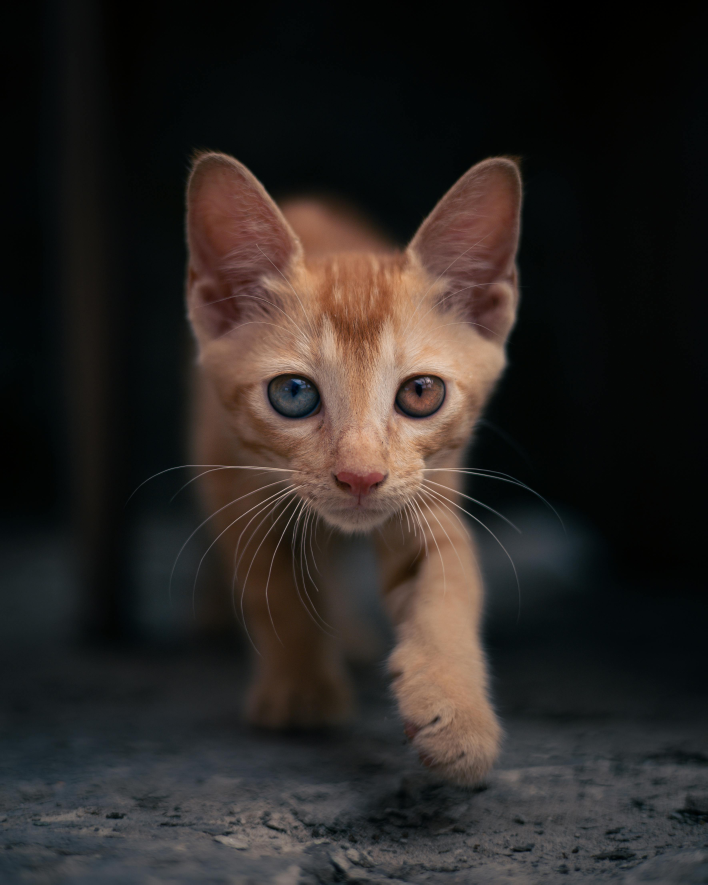
#> input picture color_segmentation/images/cat_alley_segment.jpg, 3536 x 4421 px (shown at 1/5 size)
$ jupyter execute color_segmentation1.ipynb
#> lines starting #> are read from the running program, lines starting #| are printed output that depends on the picture; after the words box and inside, x2 and y2 are one past the last pixel; in counts of white or black regions, pixels touching at a corner belong together
# Color Segmentation

In this notebook we will use the HSV color space to segment images based on color.

[cell 1]
import numpy as np
import cv2
import matplotlib.pyplot as plt
plt.rcParams['image.cmap'] = 'gray'

We will use a color dictionary that will enable us to choose the colors that we want

[cell 2]
color_dict_HSV = {'black': [[180, 255, 30], [0, 0, 0]],
              'white': [[180, 18, 255], [0, 0, 231]],
              'red1': [[180, 255, 255], [159, 50, 70]],
              'red2': [[9, 255, 255], [0, 50, 70]],
              'green': [[89, 255, 255], [36, 50, 70]],
              'blue': [[128, 255, 255], [90, 50, 70]],
              'yellow': [[35, 255, 255], [25, 50, 70]],
              'purple': [[158, 255, 255], [129, 50, 70]],
              'orange': [[24, 255, 255], [10, 50, 70]],
              'gray': [[180, 18, 230], [0, 0, 40]]}

Let us now take a look at examples of segmentation.

## First Example

[cell 3]
cat_alley = cv2.imread('images/cat_alley_segment.jpg', cv2.IMREAD_COLOR)
#> cat_alley is the input picture: shape (4421, 3536, 3); mean B, G, R 35.7, 38.5, 43.4

plt.figure(figsize=[10,5])
plt.imshow(cat_alley[:, :, ::-1])

We are going to segment the image above (most of it atleast). To do this, we will use cv2.inRange function with the HSV of this image. It returns a mask (values 0 & 255).

Just a note: Hue is about identifying the core color. It refers to the dominant color family of a specific color. It’s the underlying base color of the mixture you’re looking at

[cell 4]
#convert to hsv
cat_hsv = cv2.cvtColor(cat_alley, cv2.COLOR_BGR2HSV)
#> cat_hsv: shape (4421, 3536, 3); mean H, S, V 65.2, 89.6, 47

[cell 5]
#returns a mask
def mask_builder(hsv, hue):
#> called with hue = 'red1'
    lower = np.array(color_dict_HSV[hue][1])
    upper = np.array(color_dict_HSV[hue][0])

    return cv2.inRange(hsv, lower, upper) #mask
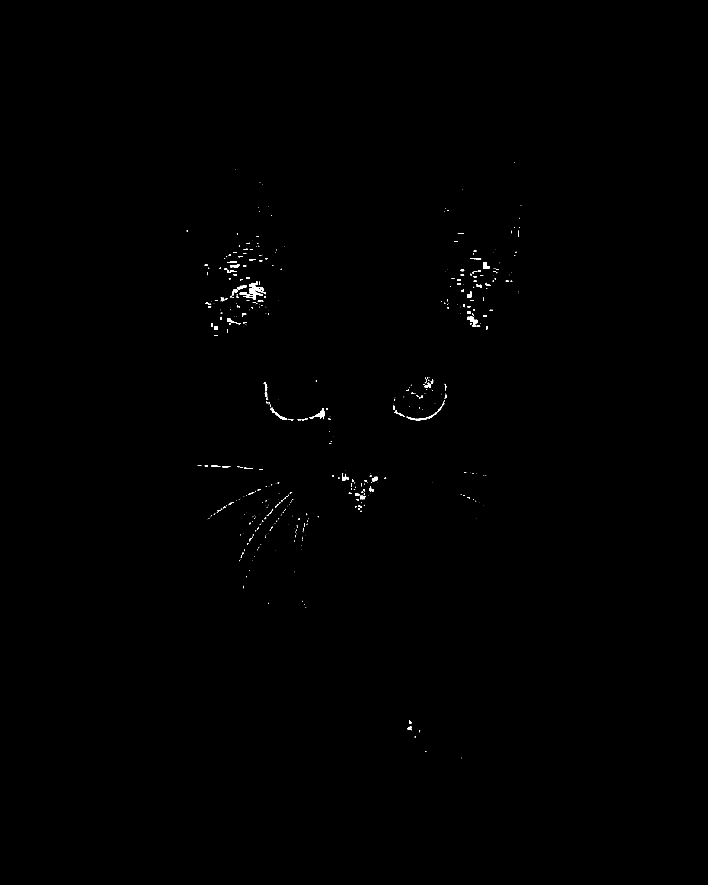
#> returned value: shape (4421, 3536) (shown at 1/5 size); 0.15% white; 605 white regions (418 under 20 px), largest, box (x1, y1, x2, y2) and area: (1247, 1408, 1316, 1458) 1661, (1548, 2040, 1622, 2096) 1135, (2337, 1584, 2388, 1632) 1093

The cat image contains many different hues so we will create various masks

[cell 6]
red1_mask = mask_builder(cat_hsv, 'red1')
red2_mask = mask_builder(cat_hsv, 'red2')
#> in mask_builder (call 2), `return cv2.inRange(hsv, lower, upper)`: returned value: shape (4421, 3536); 8% white; 3096 white regions (2306 under 20 px), largest, box (x1, y1, x2, y2) and area: (932, 785, 1995, 2666) 629022, (2042, 788, 2609, 1728) 315218, (1412, 1002, 2038, 1377) 91623
orange_mask = mask_builder(cat_hsv, 'orange')
#> in mask_builder (call 3), `return cv2.inRange(hsv, lower, upper)`: returned value: shape (4421, 3536); 9.7% white; 3511 white regions (2883 under 20 px), largest, box (x1, y1, x2, y2) and area: (983, 768, 2543, 3904) 1399206, (1133, 2404, 1536, 2595) 10593, (1927, 2963, 2052, 3136) 8305

[cell 7]
#A combination of reds
reds = cv2.bitwise_or(red1_mask, red2_mask)
#> reds: shape (4421, 3536); 8.1% white; 3062 white regions (2282 under 20 px), largest, box (x1, y1, x2, y2) and area: (932, 785, 1995, 2666) 644008, (2042, 788, 2609, 1728) 320349, (1412, 1002, 2038, 1377) 91623

#A combination of reds and orange
red_oranges = cv2.bitwise_or(orange_mask, reds)
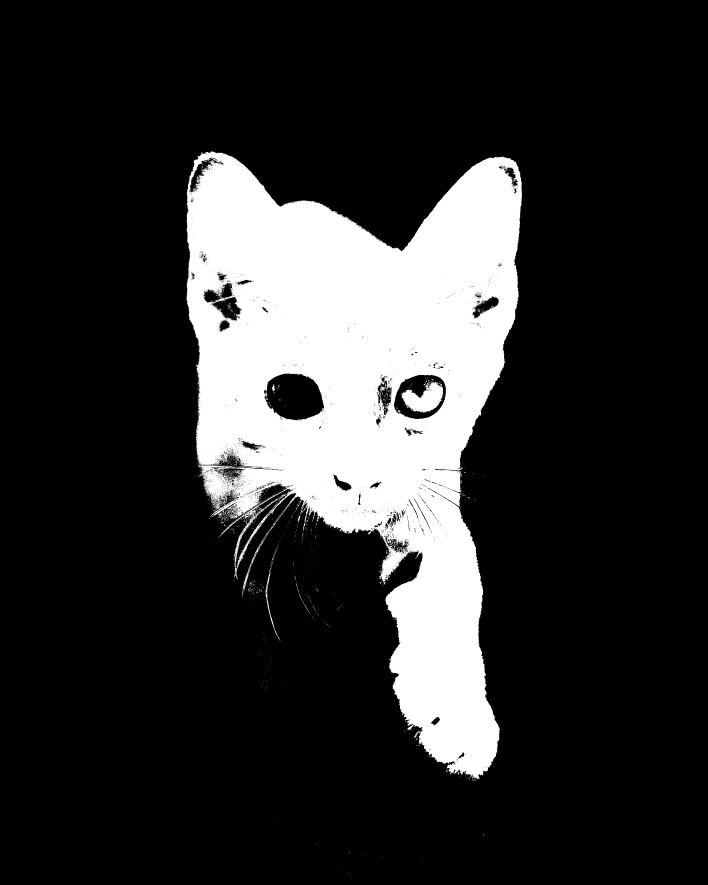
#> red_oranges: shape (4421, 3536) (shown at 1/5 size); 17.8% white; 2350 white regions (2247 under 20 px), largest, box (x1, y1, x2, y2) and area: (932, 757, 2610, 3904) 2755188, (2004, 1905, 2216, 2064) 18874, (1209, 2643, 1352, 2978) 2049

[cell 8]
#This is what we have as our final mask
plt.figure(figsize=[10, 5])
plt.imshow(red_oranges)

[cell 9]
#Now to build our image
#We and the BGR image with itself and apply the inRange mask
cat_segment = cv2.bitwise_and(cat_alley, cat_alley, mask=red_oranges)

plt.figure(figsize=[10, 5])
plt.imshow(cat_segment[:, :, ::-1])

Wow! Our cat is missing 3 legs and an eye... Oh well! We can also do this by using the Hue channel.

[cell 10]
#We will take the hue channel and threshold it,
#making it a mask
_, hue_mask = cv2.threshold(cat_hsv[:, :, 0], 50, 255, cv2.THRESH_BINARY_INV)
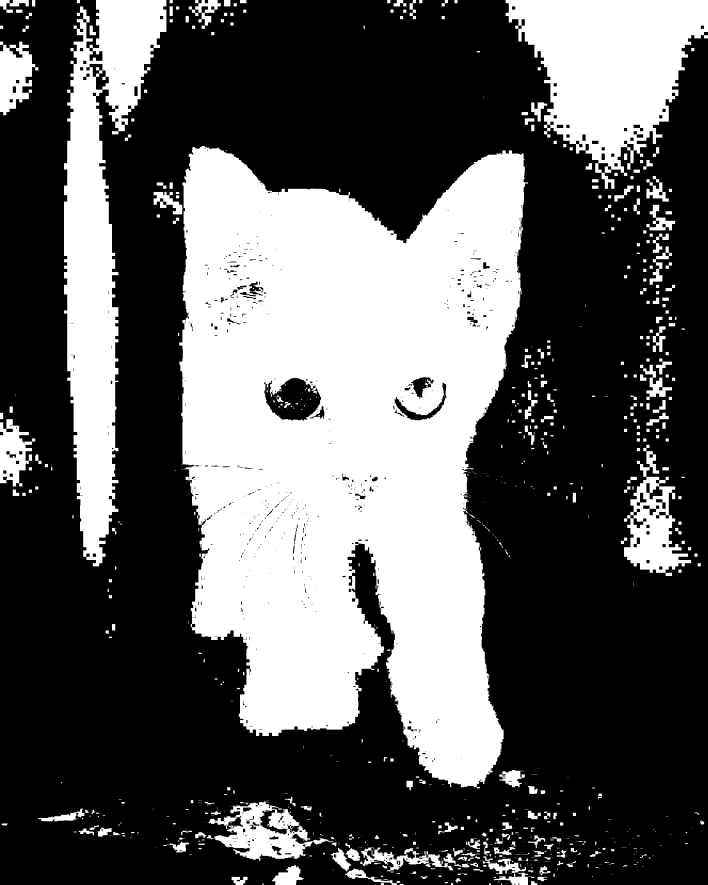
#> hue_mask: shape (4421, 3536) (shown at 1/5 size); 36% white; 1167 white regions (602 under 20 px), largest, box (x1, y1, x2, y2) and area: (896, 730, 2640, 3942) 3937356, (320, 0, 832, 2832) 641508, (2528, 0, 3536, 944) 535040

plt.figure(figsize=[10, 5])
plt.subplot(121); plt.imshow(cat_hsv[:, :, 0]); plt.title('Hue Channel')
plt.subplot(122); plt.imshow(hue_mask); plt.title('Hue Mask')
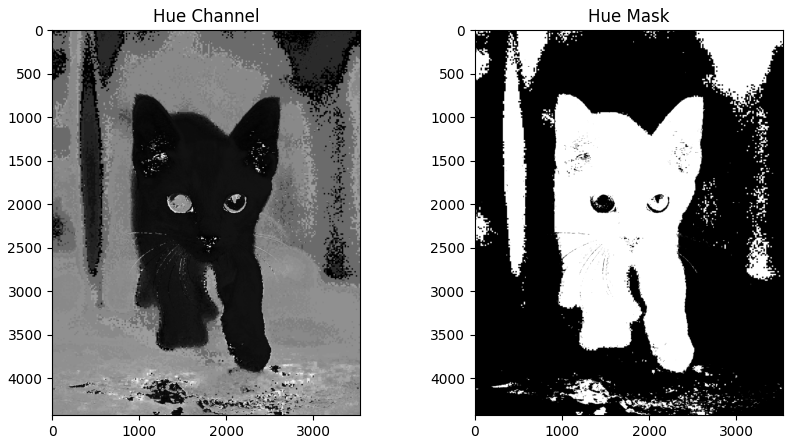
#> figure drawn by matplotlib, 2 panels

We see that the hue mask will give us a better image. We now use it.

[cell 11]
cat_hue_segment = cv2.bitwise_and(cat_alley, cat_alley, mask=hue_mask)
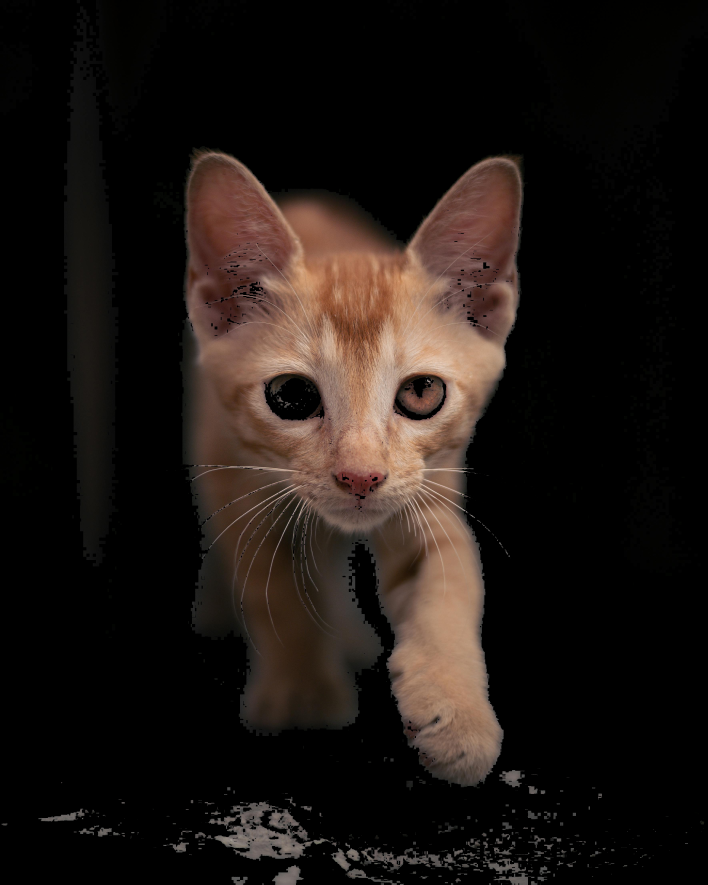
#> cat_hue_segment: shape (4421, 3536, 3) (shown at 1/5 size); mean B, G, R 18.9, 22.6, 29.9

plt.figure(figsize=[10, 5])
plt.imshow(cat_hue_segment[:, :, ::-1])

We see we now have a better image.

## Second Example

[cell 12]
#We will now try a second example... a flower
flower_plus = cv2.imread('images/red_hibiscus.jpg')
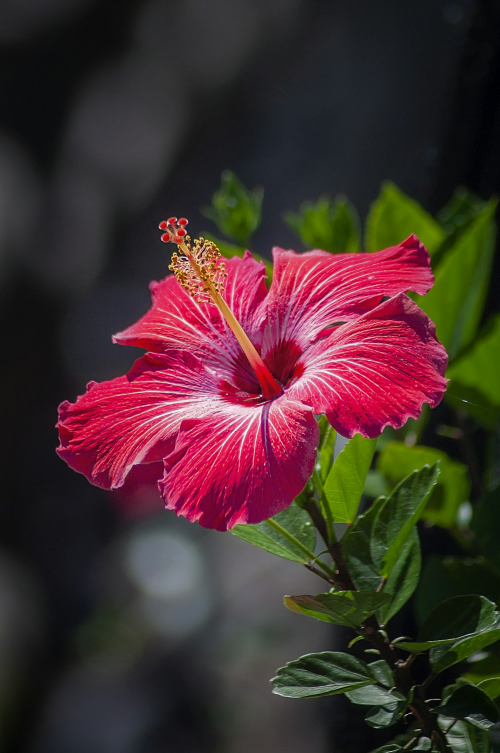
#> input picture color_segmentation/images/red_hibiscus.jpg, 1000 x 1506 px (shown at 1/2 size)
#> flower_plus is the input picture: shape (1506, 1000, 3); mean B, G, R 46.4, 47.2, 69.2

plt.figure(figsize=[10, 5])
plt.imshow(flower_plus[:, :, ::-1])

Our aim is to segment the flower portion only. For that we need to know the hues that make it up.

[cell 13]
#We convert to hsv
flower_hsv = cv2.cvtColor(flower_plus, cv2.COLOR_BGR2HSV)
#> flower_hsv: shape (1506, 1000, 3); mean H, S, V 94.6, 95.4, 75.5

[cell 14]
#Here I only build the red1 and orange color masks
#However, prevoiusly I had built multiple and displayed them
#to see which primary colors exist in the image
red1_mask = mask_builder(flower_hsv, 'red1')
#> in mask_builder (call 4), `return cv2.inRange(hsv, lower, upper)`: returned value: shape (1506, 1000); 18.3% white; 64 white regions (49 under 20 px), largest, box (x1, y1, x2, y2) and area: (109, 468, 896, 1065) 275108, (382, 559, 407, 585) 220, (356, 437, 377, 451) 146
red2_mask = mask_builder(flower_hsv, 'red2')
#> in mask_builder (call 5), `return cv2.inRange(hsv, lower, upper)`: returned value: shape (1506, 1000); 0.58% white; 434 white regions (391 under 20 px), largest, box (x1, y1, x2, y2) and area: (393, 562, 523, 731) 1340, (317, 434, 374, 488) 1330, (395, 494, 465, 625) 1212
orange_mask = mask_builder(flower_hsv, 'orange')
#> in mask_builder (call 6), `return cv2.inRange(hsv, lower, upper)`:
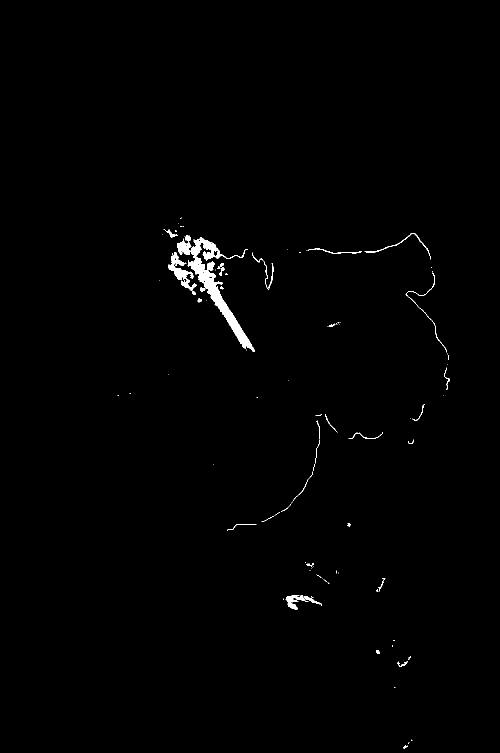
#> returned value: shape (1506, 1000) (shown at 1/2 size); 0.73% white; 102 white regions (68 under 20 px), largest, box (x1, y1, x2, y2) and area: (354, 470, 509, 704) 6319, (336, 504, 394, 581) 1303, (571, 1190, 617, 1219) 511

[cell 15]
#Displaying the acceptable colors
#The three colors here give us the most acceptable range,
#and,combined, give us the mask we desire
plt.figure(figsize=[12, 4])
plt.subplot(131); plt.imshow(red1_mask); plt.title('Red1 Mask')
plt.subplot(132); plt.imshow(red2_mask); plt.title('Red2 Mask')
plt.subplot(133); plt.imshow(orange_mask); plt.title('Orange Mask')

[cell 16]
#Mixing the masks into a final mask
reds = cv2.bitwise_or(red1_mask, red2_mask)
#> reds: shape (1506, 1000); 18.9% white; 85 white regions (75 under 20 px), largest, box (x1, y1, x2, y2) and area: (109, 467, 897, 1065) 282192, (317, 433, 377, 488) 2008, (362, 501, 390, 524) 236
reds_oranges = cv2.bitwise_or(reds, orange_mask)
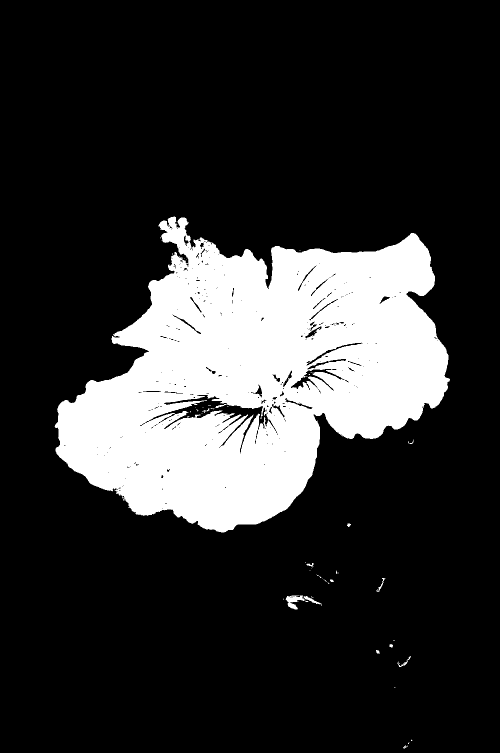
#> reds_oranges: shape (1506, 1000) (shown at 1/2 size); 19.7% white; 51 white regions (37 under 20 px), largest, box (x1, y1, x2, y2) and area: (109, 433, 900, 1065) 294658, (571, 1190, 617, 1219) 547, (607, 1192, 643, 1209) 169

[cell 17]
#Displaying our final mask
plt.figure()
plt.imshow(reds_oranges)

[cell 18]
#We will now apply the mask to the image
hibiscus = cv2.bitwise_and(flower_plus, flower_plus, mask=reds_oranges)
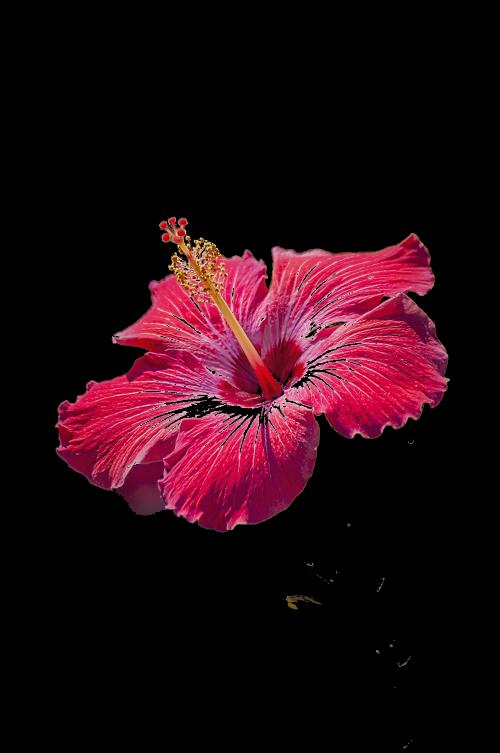
#> hibiscus: shape (1506, 1000, 3) (shown at 1/2 size); mean B, G, R 16.9, 9.3, 35.4

#displaying the flower
plt.figure()
plt.imshow(hibiscus[:, :, ::-1])

We now have our image. We can now save it.

[cell 19]
cv2.imwrite('red_hibiscus_segmented.jpg', hibiscus)
#> Out = True
